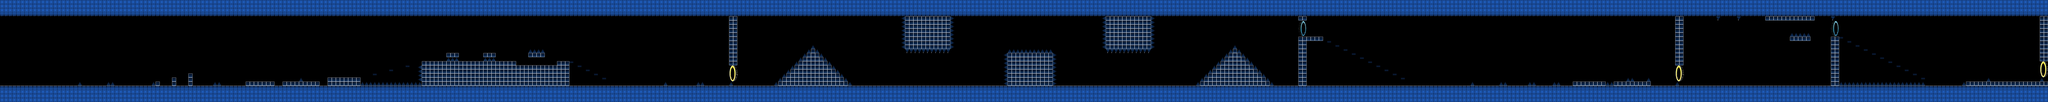

This is a level from a 2D game, rendered from its Tiled map with the project's own tilesets. A one-line summary and the map file follow, with tile-layer data summarised:
An orthogonal 500x25 tile map with 30x30 px tiles, 1 tile layer (Platforms), 3 tilesets and 279 objects.

<map version="1.0" orientation="orthogonal" renderorder="right-down" width="500" height="25" tilewidth="30" tileheight="30" nextobjectid="899">
 <tileset firstgid="1" name="tiles" tilewidth="30" tileheight="30" spacing="4" margin="1" tilecount="99" columns="9">
  <image source="tiles3.png" width="334" height="372" />
 </tileset>
 <tileset firstgid="100" name="portal" tilewidth="32" tileheight="32" tilecount="8" columns="2">
  <image source="GravityPortalA.png" width="64" height="130" />
 </tileset>
 <tileset firstgid="108" name="portal2" tilewidth="32" tileheight="32" tilecount="8" columns="2">
  <image source="GravityPortalB.png" width="64" height="128" />
 </tileset>
 <layer name="Platforms" width="500" height="25">
  <data>[12500 cells, 5141 non-empty, 26 distinct tile ids]</data>
 </layer>
 <objectgroup name="platforms">
  <object id="428" x="0" y="750">
   <polyline points="0,0 0,-120 15000,-120 15000,0 0,0" />
  </object>
  <object id="429" x="0" y="120">
   <polyline points="0,0 0,-120 15000,-120 15000,0 0,0" />
  </object>
  <object id="743" x="1140" y="630">
   <polyline points="0,0 0,-30 30,-30 30,0 0,0" />
  </object>
  <object id="745" x="1260" y="630">
   <polyline points="0,0 0,-30 30,-30 30,0 0,0" />
  </object>
  <object id="746" x="1260" y="600">
   <polyline points="0,0 0,-30 30,-30 30,0 0,0" />
  </object>
  <object id="747" x="1380" y="570">
   <polyline points="0,0 0,-30 30,-30 30,0 0,0" />
  </object>
  <object id="748" x="1380" y="600">
   <polyline points="0,0 0,-30 30,-30 30,0 0,0" />
  </object>
  <object id="749" x="1380" y="630">
   <polyline points="0,0 0,-30 30,-30 30,0 0,0" />
  </object>
  <object id="751" x="1800" y="630">
   <polyline points="0,0 0,-30 210,-30 210,0 0,0" />
  </object>
  <object id="752" x="2070" y="600">
   <polyline points="0,0 0,30 270,30 270,0 0,0" />
  </object>
  <object id="753" x="2400" y="630">
   <polyline points="0,0 0,-60 240,-60 240,0 0,0" />
  </object>
  <object id="756" x="3270" y="420">
   <polyline points="0,0 0,-30 90,-30 90,0 0,0" />
  </object>
  <object id="757" x="3540" y="420">
   <polyline points="0,0 0,-30 90,-30 90,0 0,0" />
  </object>
  <object id="759" x="3870" y="420">
   <polyline points="0,0 0,-30 120,-30 120,0 0,0" />
  </object>
  <object id="763" x="5340" y="120">
   <polyline points="0,0 0,360 60,360 60,0 0,0" />
  </object>
  <object id="764" x="5700" y="630">
   <polyline points="0,0 0,-30 30,-30 30,-60 60,-60 60,-90 90,-90 90,-120 120,-120 120,-150 150,-150 150,-180 180,-180 180,-210 210,-210 210,-240 240,-240 240,-270 270,-270 270,-240 300,-240 300,-210 330,-210 330,-180 360,-180 360,-150 390,-150 390,-120 420,-120 420,-90 450,-90 450,-60 480,-60 480,-30 510,-30 510,0 0,0" />
  </object>
  <object id="765" x="8790" y="630">
   <polyline points="0,0 0,-30 30,-30 30,-60 60,-60 60,-90 90,-90 90,-120 120,-120 120,-150 150,-150 150,-180 180,-180 180,-210 210,-210 210,-240 240,-240 240,-270 270,-270 270,-240 300,-240 300,-210 330,-210 330,-180 360,-180 360,-150 390,-150 390,-120 420,-120 420,-90 450,-90 450,-60 480,-60 480,-30 510,-30 510,0 0,0" />
  </object>
  <object id="767" x="6630" y="120">
   <polyline points="0,0 0,240 330,240 330,0 0,0" />
  </object>
  <object id="768" x="7380" y="630">
   <polyline points="0,0 0,-240 330,-240 330,0 0,0" />
  </object>
  <object id="770" x="8100" y="360">
   <polyline points="0,0 0,-240 330,-240 330,0 0,0" />
  </object>
  <object id="773" x="9510" y="630">
   <polyline points="0,0 0,-360 180,-360 180,-330 60,-330 60,0 0,0" />
  </object>
  <object id="774" x="11520" y="630">
   <polyline points="0,0 0,-30 240,-30 240,0 0,0" />
  </object>
  <object id="775" x="11820" y="630">
   <polyline points="0,0 0,-30 270,-30 270,0 0,0" />
  </object>
  <object id="779" x="12270" y="120">
   <polyline points="0,0 0,360 60,360 60,0 0,0" />
  </object>
  <object id="781" x="13110" y="300">
   <polyline points="0,0 0,-30 150,-30 150,0 0,0" />
  </object>
  <object id="785" x="13410" y="270">
   <polyline points="0,0 90,0 90,13.3333 59.3333,13.3333 60,360 0,360 0,0" />
  </object>
  <object id="786" x="14400" y="630">
   <polyline points="0,0 0,-30 600,-30 600,0 0,0" />
  </object>
  <object id="789" x="14940" y="120">
   <polyline points="0,0 0,330 60,330 60,0 0,0" />
  </object>
  <object id="790" x="2730" y="540">
   <polyline points="0,0 0,13.25 29.875,13.25 30,0 0,0" />
  </object>
  <object id="792" x="2970" y="480">
   <polyline points="0,0 0,13.25 29.875,13.25 30,0 0,0" />
  </object>
  <object id="793" x="2850" y="510">
   <polyline points="0,0 0,13.25 29.875,13.25 30,0 0,0" />
  </object>
  <object id="795" x="4170" y="450">
   <polyline points="0,0 0,13.25 29.875,13.25 30,0 0,0" />
  </object>
  <object id="796" x="4230" y="480">
   <polyline points="0,0 0,13.25 29.875,13.25 30,0 0,0" />
  </object>
  <object id="797" x="4290" y="510">
   <polyline points="0,0 0,13.25 29.875,13.25 30,0 0,0" />
  </object>
  <object id="798" x="4350" y="540">
   <polyline points="0,0 0,13.25 29.875,13.25 30,0 0,0" />
  </object>
  <object id="830" x="0" y="750">
   <polyline points="0,0 0,-750 15000,-750 15000,0 0,0" />
  </object>
  <object id="835" x="3090" y="630">
   <polyline points="0,0 0,-180 690,-180 690,-150 990,-150 990,-180 1080,-180 1080,0 0,0" />
  </object>
  <object id="843" x="13770" y="420">
   <polyline points="0,0 0,13.25 29.875,13.25 30,0 0,0" />
  </object>
  <object id="844" x="13710" y="390">
   <polyline points="0,0 0,13.25 29.875,13.25 30,0 0,0" />
  </object>
  <object id="845" x="13530" y="300">
   <polyline points="0,0 0,13.25 29.875,13.25 30,0 0,0" />
  </object>
  <object id="846" x="13830" y="450">
   <polyline points="0,0 0,13.25 29.875,13.25 30,0 0,0" />
  </object>
  <object id="848" x="13650" y="360">
   <polyline points="0,0 0,13.25 29.875,13.25 30,0 0,0" />
  </object>
  <object id="849" x="13590" y="330">
   <polyline points="0,0 0,13.25 29.875,13.25 30,0 0,0" />
  </object>
  <object id="857" x="4410" y="570">
   <polyline points="0,0 0,13.25 29.875,13.25 30,0 0,0" />
  </object>
  <object id="858" x="13890" y="480">
   <polyline points="0,0 0,13.25 29.875,13.25 30,0 0,0" />
  </object>
  <object id="859" x="13950" y="510">
   <polyline points="0,0 0,13.25 29.875,13.25 30,0 0,0" />
  </object>
  <object id="860" x="14010" y="540">
   <polyline points="0,0 0,13.25 29.875,13.25 30,0 0,0" />
  </object>
  <object id="861" x="14070" y="570">
   <polyline points="0,0 0,13.25 29.875,13.25 30,0 0,0" />
  </object>
  <object id="866" x="10140" y="510">
   <polyline points="0,0 0,13.25 29.875,13.25 30,0 0,0" />
  </object>
  <object id="867" x="9960" y="420">
   <polyline points="0,0 0,13.25 29.875,13.25 30,0 0,0" />
  </object>
  <object id="868" x="9780" y="330">
   <polyline points="0,0 0,13.25 29.875,13.25 30,0 0,0" />
  </object>
  <object id="869" x="9840" y="360">
   <polyline points="0,0 0,13.25 29.875,13.25 30,0 0,0" />
  </object>
  <object id="870" x="10260" y="570">
   <polyline points="0,0 0,13.25 29.875,13.25 30,0 0,0" />
  </object>
  <object id="871" x="10080" y="480">
   <polyline points="0,0 0,13.25 29.875,13.25 30,0 0,0" />
  </object>
  <object id="872" x="10020" y="450">
   <polyline points="0,0 0,13.25 29.875,13.25 30,0 0,0" />
  </object>
  <object id="873" x="9900" y="390">
   <polyline points="0,0 0,13.25 29.875,13.25 30,0 0,0" />
  </object>
  <object id="874" x="10200" y="540">
   <polyline points="0,0 0,13.25 29.875,13.25 30,0 0,0" />
  </object>
  <object id="875" x="9720" y="300">
   <polyline points="0,0 0,13.25 29.875,13.25 30,0 0,0" />
  </object>
  </objectgroup>
 <objectgroup name="death">
  <!-- 219 objects omitted --></objectgroup>
 <objectgroup name="gravity">
  <!-- 5 objects omitted --></objectgroup>
 <objectgroup name="win">
  <!-- 3 objects omitted --></objectgroup>
 <objectgroup name="boat">
  <!-- 2 objects omitted --></objectgroup>
</map>
<!-- 221 of 279 objects omitted -->
